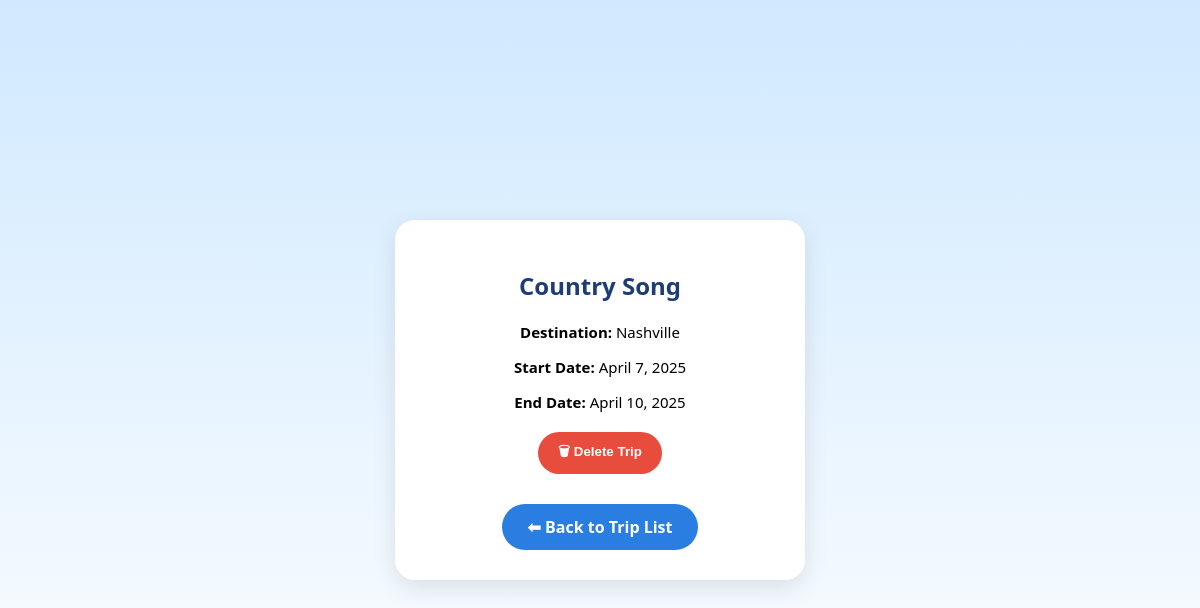
The page /trips/1/ (signed in) on the database its author committed.
### trips/models.py (models this page shows, shortened)
class Trip(models.Model):
    user = models.ForeignKey(settings.AUTH_USER_MODEL, on_delete=models.CASCADE)
    name = models.CharField(max_length=100)
    destination = models.CharField(max_length=100)
    start_date = models.DateField()
    end_date = models.DateField()
    created_at = models.DateTimeField(auto_now_add=True)

### trips/views.py (the view)
# urls.py: path('<int:trip_id>/', views.trip_detail, name='trip_detail'),
@login_required
def trip_detail(request, trip_id):
    trip = get_object_or_404(Trip, id=trip_id, user=request.user)
    return render(request, 'trips/trip_detail.html', {'trip': trip})

### trips/templates/trips/trip_detail.html (shortened to what this page needs)
{% load static %}
<!DOCTYPE html>
<html lang="en">
<head>
</head>
<body>
  <div class="container">
    <h2>{{ trip.name }}</h2>
    <p class="info"><strong>Destination:</strong> {{ trip.destination }}</p>
    <p class="info"><strong>Start Date:</strong> {{ trip.start_date }}</p>
    <p class="info"><strong>End Date:</strong> {{ trip.end_date }}</p>
    <form method="post" action="{% url 'delete_trip' trip.id %}" style="margin-top: 20px;">
      <button type="submit" style="
        padding: 10px 20px;
        background-color: #e74c3c;
        color: white;
        border: none;
        border-radius: 25px;
        font-weight: bold;
        cursor: pointer;
        margin-bottom: 10px;
      ">🗑 Delete Trip</button>
    </form>
    <a href="{% url 'trip_list' %}" class="button">⬅ Back to Trip List</a>
  </div>
</body>
</html>

### trips/templates/trips/trip_detail.html (style rules this page uses)
body { margin: 0; padding: 0; font-family: 'Segoe UI', sans-serif; background: linear-gradient(to bottom, #d0e9ff, #ffffff); display: flex; justify-content: center; align-items: center; min-height: 100vh; }
.container { width: 360px; background: #ffffff; border-radius: 20px; padding: 30px 25px; box-shadow: 0 8px 25px rgba(0, 0, 0, 0.1); text-align: center; }
h2 { color: #1d3c78; margin-bottom: 20px; }
.info { font-size: 15px; margin-bottom: 10px; }
a.button { display: inline-block; margin-top: 20px; padding: 12px 25px; background-color: #2a7de1; color: white; text-decoration: none; border-radius: 25px; font-weight: bold; transition: background-color 0.3s; }

### rows shown on the page
Trip: name "Country Song", destination "Nashville", start_date "April 7, 2025", end_date "April 10, 2025"
